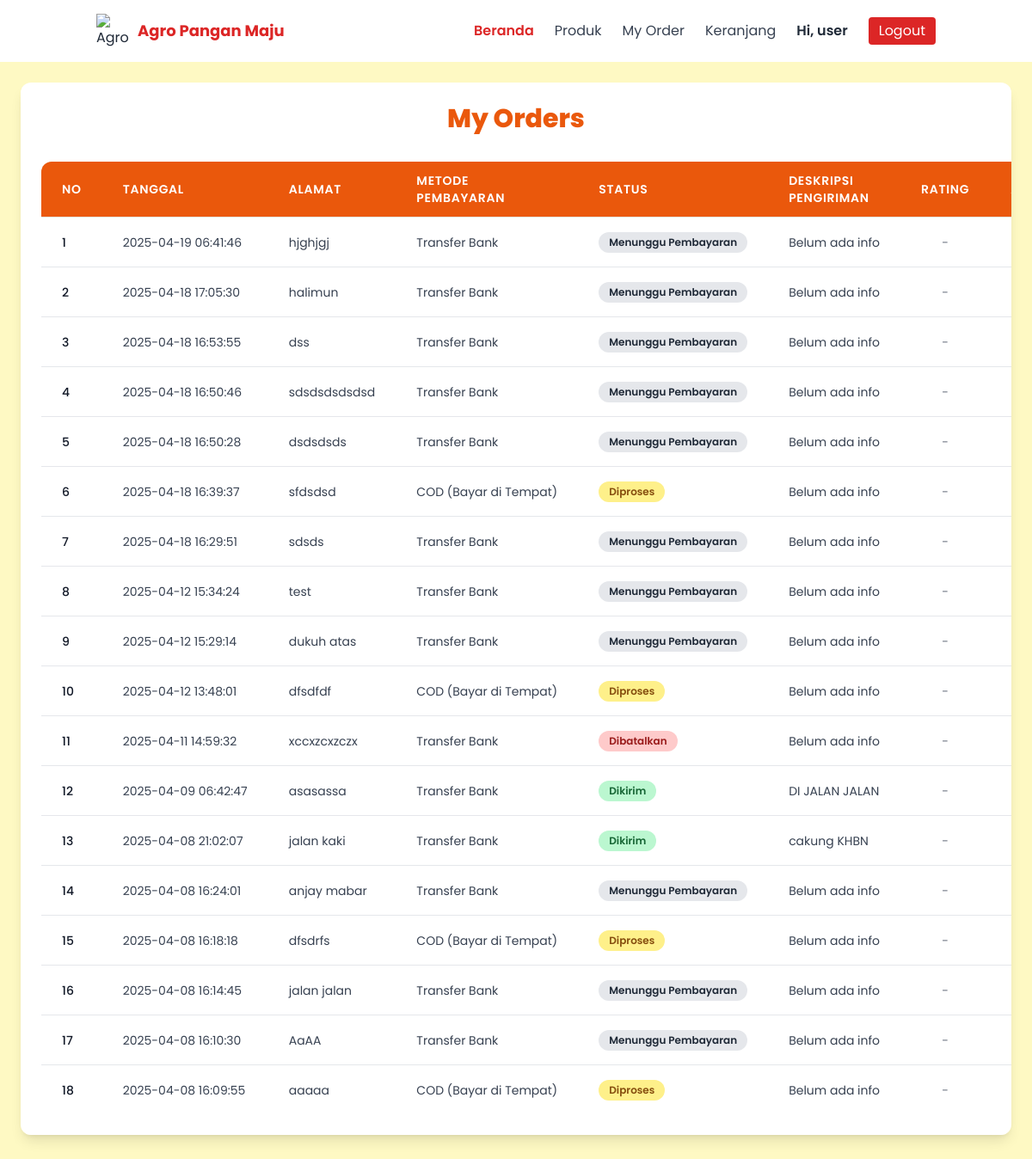
Screenshot of /my_orders.php (signed in) with the database file from the repository.
### tables this page shows
CREATE TABLE `orders` (
  `id` int(11) NOT NULL,
  `user_id` int(11) DEFAULT NULL,
  `order_date` datetime DEFAULT current_timestamp(),
  `address` text DEFAULT NULL,
  `payment_method` varchar(50) DEFAULT NULL,
  `status` varchar(50) DEFAULT 'Menunggu Konfirmasi',
  `tracking_info` text DEFAULT NULL
);

### my_orders.php (the view, shortened to what this page needs)
<?php
include 'db_connect.php';
$user_id = $_SESSION['user_id'];
$orders = mysqli_query($conn, "
    SELECT * FROM orders
    WHERE user_id = '$user_id'
    ORDER BY order_date DESC
");
?>
<?php include 'header.php'; ?>
<div class="bg-yellow-100 min-h-screen p-6">
    <div class="max-w-7xl mx-auto bg-white rounded-xl shadow-lg p-6 overflow-x-auto">
        <h1 class="text-orange-600 font-extrabold text-3xl mb-8 text-center">My Orders</h1>
        <?php if (mysqli_num_rows($orders) > 0): ?>
            <table class="min-w-full divide-y divide-gray-200">
                <thead class="bg-orange-600 text-white rounded-t-xl">
                    <tr>
                        <th scope="col" class="px-6 py-3 text-left text-sm font-semibold uppercase tracking-wider rounded-tl-xl">No</th>
                        <th scope="col" class="px-6 py-3 text-left text-sm font-semibold uppercase tracking-wider">Tanggal</th>
                        <th scope="col" class="px-6 py-3 text-left text-sm font-semibold uppercase tracking-wider">Alamat</th>
                        <th scope="col" class="px-6 py-3 text-left text-sm font-semibold uppercase tracking-wider">Metode Pembayaran</th>
                        <th scope="col" class="px-6 py-3 text-left text-sm font-semibold uppercase tracking-wider">Status</th>
                        <th scope="col" class="px-6 py-3 text-left text-sm font-semibold uppercase tracking-wider">Deskripsi Pengiriman</th>
                        <th scope="col" class="px-6 py-3 text-left text-sm font-semibold uppercase tracking-wider">Rating</th>
                        <th scope="col" class="px-6 py-3 text-left text-sm font-semibold uppercase tracking-wider rounded-tr-xl">Aksi</th>
                    </tr>
                </thead>
                <tbody class="bg-white divide-y divide-gray-200">
                    <?php
                    $no = 1;
                    while ($row = mysqli_fetch_assoc($orders)):
                        $order_id = $row['id'];
                        $cek_review = mysqli_query($conn, "SELECT * FROM reviews WHERE order_id = '$order_id' AND user_id = '$user_id'");
                    ?>
                    <tr class="hover:bg-yellow-50 transition-colors duration-200">
                        <td class="px-6 py-4 whitespace-nowrap text-sm font-medium text-gray-900"><?php echo $no++; ?></td>
                        <td class="px-6 py-4 whitespace-nowrap text-sm text-gray-700"><?php echo htmlspecialchars($row['order_date']); ?></td>
                        <td class="px-6 py-4 max-w-xs truncate text-sm text-gray-700" title="<?php echo htmlspecialchars($row['address']); ?>">
                            <?php echo htmlspecialchars($row['address']); ?>
                        </td>
                        <td class="px-6 py-4 whitespace-nowrap text-sm text-gray-700">
                            <?php echo htmlspecialchars($row['payment_method'] == 'cod' ? 'COD (Bayar di Tempat)' : 'Transfer Bank'); ?>
                        </td>
                        <td class="px-6 py-4 whitespace-nowrap">
                            <span class="inline-block px-3 py-1 text-xs font-semibold rounded-full
                                <?php
                                echo $row['status'] == 'Menunggu Pembayaran' ? 'bg-gray-200 text-gray-800' :
                                     ($row['status'] == 'Diproses' ? 'bg-yellow-200 text-yellow-800' :
                                     ($row['status'] == 'Dikirim' ? 'bg-green-200 text-green-800' :
                                     ($row['status'] == 'Selesai' ? 'bg-blue-200 text-blue-800' :
                                     ($row['status'] == 'Dibatalkan' ? 'bg-red-200 text-red-800' : 'bg-gray-200 text-gray-800'))));
                                ?>">
                                <?php echo htmlspecialchars($row['status']); ?>
                            </span>
                        </td>
                        <td class="px-6 py-4 max-w-xs truncate text-sm text-gray-700" title="<?php echo htmlspecialchars($row['tracking_info'] ?: 'Belum ada info'); ?>">
                            <?php echo htmlspecialchars($row['tracking_info'] ?: 'Belum ada info'); ?>
                        </td>
                        <td class="px-6 py-4 whitespace-nowrap text-sm text-center">
                            <?php if ($row['status'] == 'Selesai' && mysqli_num_rows($cek_review) == 0): ?>
                                <a href="order_detail.php?id=<?php echo htmlspecialchars($row['id']); ?>" class="text-orange-600 font-semibold hover:underline">Rate Order</a>
                            <?php elseif ($row['status'] == 'Selesai' && mysqli_num_rows($cek_review) > 0): ?>
                                <span class="text-green-600 font-semibold">Reviewed</span>
                            <?php else: ?>
                                <span class="text-gray-500">-</span>
                            <?php endif; ?>
                        </td>
                        <td class="px-6 py-4 whitespace-nowrap text-sm font-semibold text-orange-600 cursor-pointer hover:underline">
                        </td>
                    </tr>
                    <?php endwhile; ?>
                </tbody>
            </table>
        <?php else: ?>
            <p class="text-gray-700 text-center text-lg">Belum ada pesanan.</p>
        <?php endif; ?>
    </div>
</div>
<?php include 'footer.php'; ?>

### header.php (style rules this page uses)
body { font-family: 'Poppins', sans-serif; }

### rows the page displays
orders: order_date "2025-04-19 06:41:46", address "hjghjgj", payment_method "Transfer Bank", status "Menunggu Pembayaran", tracking_info "Belum ada info"
orders: order_date "2025-04-18 17:05:30", address "halimun", payment_method "Transfer Bank", status "Menunggu Pembayaran", tracking_info "Belum ada info"
orders: order_date "2025-04-18 16:53:55", address "dss", payment_method "Transfer Bank", status "Menunggu Pembayaran", tracking_info "Belum ada info"
orders: order_date "2025-04-18 16:50:46", address "sdsdsdsdsdsd", payment_method "Transfer Bank", status "Menunggu Pembayaran", tracking_info "Belum ada info"
orders: order_date "2025-04-18 16:50:28", address "dsdsdsds", payment_method "Transfer Bank", status "Menunggu Pembayaran", tracking_info "Belum ada info"
orders: order_date "2025-04-18 16:39:37", address "sfdsdsd", payment_method "COD (Bayar di Tempat)", status "Diproses", tracking_info "Belum ada info"
orders: order_date "2025-04-18 16:29:51", address "sdsds", payment_method "Transfer Bank", status "Menunggu Pembayaran", tracking_info "Belum ada info"
orders: order_date "2025-04-12 15:34:24", address "test", payment_method "Transfer Bank", status "Menunggu Pembayaran", tracking_info "Belum ada info"
orders: order_date "2025-04-12 15:29:14", address "dukuh atas", payment_method "Transfer Bank", status "Menunggu Pembayaran", tracking_info "Belum ada info"
orders: order_date "2025-04-12 13:48:01", address "dfsdfdf", payment_method "COD (Bayar di Tempat)", status "Diproses", tracking_info "Belum ada info"
orders: order_date "2025-04-11 14:59:32", address "xccxzcxzczx", payment_method "Transfer Bank", status "Dibatalkan", tracking_info "Belum ada info"
orders: order_date "2025-04-09 06:42:47", address "asasassa", payment_method "Transfer Bank", status "Dikirim", tracking_info "DI JALAN JALAN"
orders: order_date "2025-04-08 21:02:07", address "jalan kaki", payment_method "Transfer Bank", status "Dikirim", tracking_info "cakung KHBN"
orders: order_date "2025-04-08 16:24:01", address "anjay mabar", payment_method "Transfer Bank", status "Menunggu Pembayaran", tracking_info "Belum ada info"
orders: order_date "2025-04-08 16:18:18", address "dfsdrfs", payment_method "COD (Bayar di Tempat)", status "Diproses", tracking_info "Belum ada info"
orders: order_date "2025-04-08 16:14:45", address "jalan jalan", payment_method "Transfer Bank", status "Menunggu Pembayaran", tracking_info "Belum ada info"
orders: order_date "2025-04-08 16:10:30", address "AaAA", payment_method "Transfer Bank", status "Menunggu Pembayaran", tracking_info "Belum ada info"
orders: order_date "2025-04-08 16:09:55", address "aaaaa", payment_method "COD (Bayar di Tempat)", status "Diproses", tracking_info "Belum ada info"

### other values shown
$_SESSION['role'] "user"
